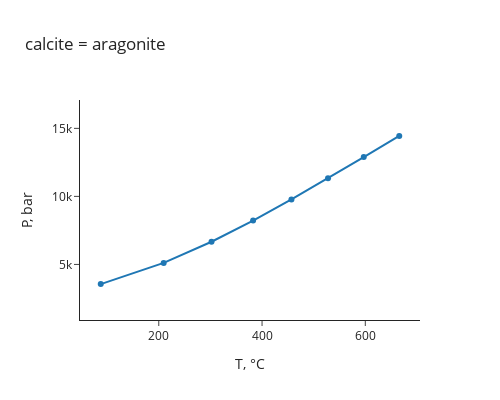

Notebook source saved alongside this figure:
### Markdown cell above
As shown in the table above, changing temperature and pressure will change the calculated logK of the reaction.

However, **what if you want to start with a logK and solve for temperatures and pressures** instead?

For instance, what if you want to find temperature and pressure values where logK equals 0 for the calcite to aragonite reaction? Connecting those points with a curve would represent the phase boundary between calcite and anorthite. This is known as a univariant curve, where univariant refers to having one degree of freedom. For a curve in T-P space, if you chose one variable, the other is already determined. That's only one degree of freedom, so we want a univariant curve.

This is where pyCHNOSZ's `univariant_TP` function is handy:

### Code cell
out = univariant_TP(logK=0, # desired logK or list of logK values
                    species=["calcite", "aragonite"], # chemical species
                    state=["cr", "cr"], # aq, gas, liq, cr
                    coeff=[-1, 1], # reaction stoichiometry (negative for reactants, positive for products)
                    Trange=[0, 700], # temperature range to check, degrees C
                    Prange=[2000, 16000], # pressure range to check, bars
      )

### Figure 1 — Plotly figure (JSON) as saved in the notebook; plotly's stock layout.template omitted (floating-point values rounded to 4 significant figures)
{"data": [{"hovertemplate": "%{text}<br>T, °C=%{x:.2f}<br>P, bar=%{y:.2f}<extra></extra>", "mode": "markers+lines", "name": "logK=0", "text": ["logK=0", "logK=0", "logK=0", "logK=0", "logK=0", "logK=0", "logK=0", "logK=0", "logK=0", "logK=0"], "type": "scatter", "x": [NaN, 87.62, 209.5, 302.2, 382.7, 456.9, 527.8, 597.0, 665.7, NaN], "y": [2000.0, 3556.0, 5111.0, 6667.0, 8222.0, 9778.0, 11330.0, 12890.0, 14440.0, 16000.0]}], "layout": {"height": 400, "hoverlabel": {"bgcolor": "white"}, "title": {"text": "calcite = aragonite"}, "width": 500, "xaxis": {"title": {"text": "T, °C"}}, "yaxis": {"title": {"text": "P, bar"}}}}
